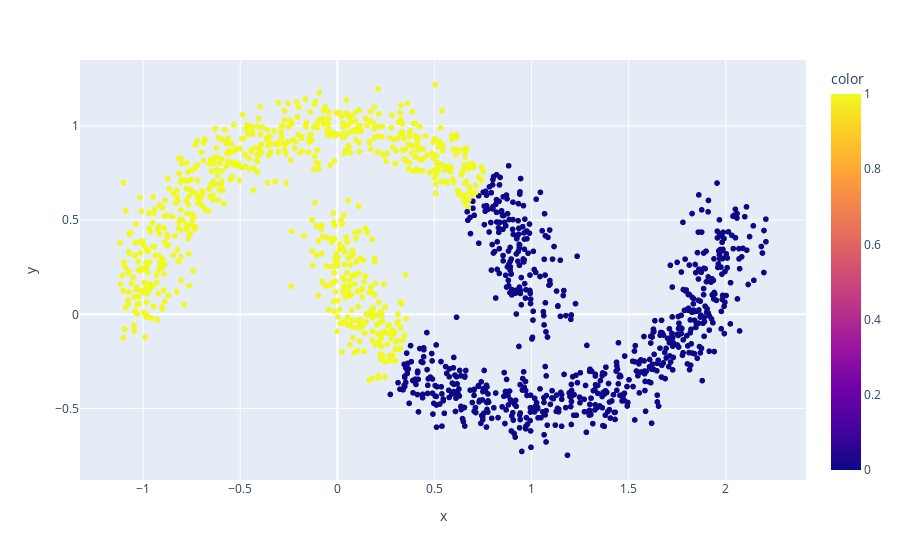

The notebook cell this image was saved under:
### Code cell
grafico = px.scatter(x= X_random[:, 0], y= X_random[:, 1], color=rotulos)
grafico.show()

### Figure 1 — Plotly figure (JSON) as saved in the notebook; plotly's stock layout.template omitted (floating-point values rounded to 4 significant figures; data arrays with more than 128 entries replaced by an {"elided": "..."} marker saying what was removed)
{"data": [{"hovertemplate": "x=%{x}<br>y=%{y}<br>color=%{marker.color}<extra></extra>", "legendgroup": "", "marker": {"color": {"elided": "1500 int values"}, "coloraxis": "coloraxis", "symbol": "circle"}, "mode": "markers", "name": "", "showlegend": false, "type": "scattergl", "x": {"elided": "1500 float values"}, "xaxis": "x", "y": {"elided": "1500 float values"}, "yaxis": "y"}], "layout": {"coloraxis": {"colorbar": {"title": {"text": "color"}}, "colorscale": [[0, "#0d0887"], [0.1111, "#46039f"], [0.2222, "#7201a8"], [0.3333, "#9c179e"], [0.4444, "#bd3786"], [0.5556, "#d8576b"], [0.6667, "#ed7953"], [0.7778, "#fb9f3a"], [0.8889, "#fdca26"], [1, "#f0f921"]]}, "legend": {"tracegroupgap": 0}, "margin": {"t": 60}, "xaxis": {"anchor": "y", "domain": [0, 1], "title": {"text": "x"}}, "yaxis": {"anchor": "x", "domain": [0, 1], "title": {"text": "y"}}}}
